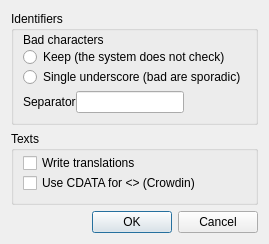
<?xml version="1.0" encoding="UTF-8"?>
<ui version="4.0">
 <class>FmXliff</class>
 <widget class="QDialog" name="FmXliff">
  <property name="geometry">
   <rect>
    <x>0</x>
    <y>0</y>
    <width>202</width>
    <height>183</height>
   </rect>
  </property>
  <property name="windowTitle">
   <string>XLIFF settings</string>
  </property>
  <layout class="QVBoxLayout" name="verticalLayout_2">
   <item>
    <widget class="QGroupBox" name="grpId">
     <property name="title">
      <string>Identifiers</string>
     </property>
     <layout class="QVBoxLayout" name="verticalLayout">
      <property name="spacing">
       <number>0</number>
      </property>
      <property name="topMargin">
       <number>2</number>
      </property>
      <item>
       <widget class="QLabel" name="lbBadChars">
        <property name="text">
         <string>Bad characters</string>
        </property>
       </widget>
      </item>
      <item>
       <widget class="QRadioButton" name="radioKeep">
        <property name="text">
         <string>Keep (the system does not check)</string>
        </property>
       </widget>
      </item>
      <item>
       <widget class="QRadioButton" name="radioUnderscore">
        <property name="text">
         <string>Single underscore (bad are sporadic)</string>
        </property>
       </widget>
      </item>
      <item>
       <layout class="QHBoxLayout" name="horizontalLayout">
        <property name="topMargin">
         <number>4</number>
        </property>
        <item>
         <widget class="QLabel" name="lbSeparator">
          <property name="text">
           <string>Separator</string>
          </property>
         </widget>
        </item>
        <item>
         <widget class="QLineEdit" name="edSeparator">
          <property name="minimumSize">
           <size>
            <width>48</width>
            <height>0</height>
           </size>
          </property>
         </widget>
        </item>
        <item>
         <spacer name="horizontalSpacer">
          <property name="orientation">
           <enum>Qt::Horizontal</enum>
          </property>
          <property name="sizeHint" stdset="0">
           <size>
            <width>40</width>
            <height>20</height>
           </size>
          </property>
         </spacer>
        </item>
       </layout>
      </item>
     </layout>
    </widget>
   </item>
   <item>
    <widget class="QGroupBox" name="grpTexts">
     <property name="title">
      <string>Texts</string>
     </property>
     <layout class="QVBoxLayout" name="verticalLayout_3">
      <property name="spacing">
       <number>0</number>
      </property>
      <property name="topMargin">
       <number>2</number>
      </property>
      <item>
       <widget class="QCheckBox" name="chkWriteTranslation">
        <property name="text">
         <string>Write translations</string>
        </property>
       </widget>
      </item>
      <item>
       <widget class="QCheckBox" name="chkCdata">
        <property name="text">
         <string>Use CDATA for &lt;&gt; (Crowdin)</string>
        </property>
       </widget>
      </item>
     </layout>
    </widget>
   </item>
   <item>
    <widget class="QDialogButtonBox" name="buttonBox">
     <property name="standardButtons">
      <set>QDialogButtonBox::Cancel|QDialogButtonBox::Ok</set>
     </property>
    </widget>
   </item>
  </layout>
 </widget>
 <resources/>
 <connections/>
</ui>
